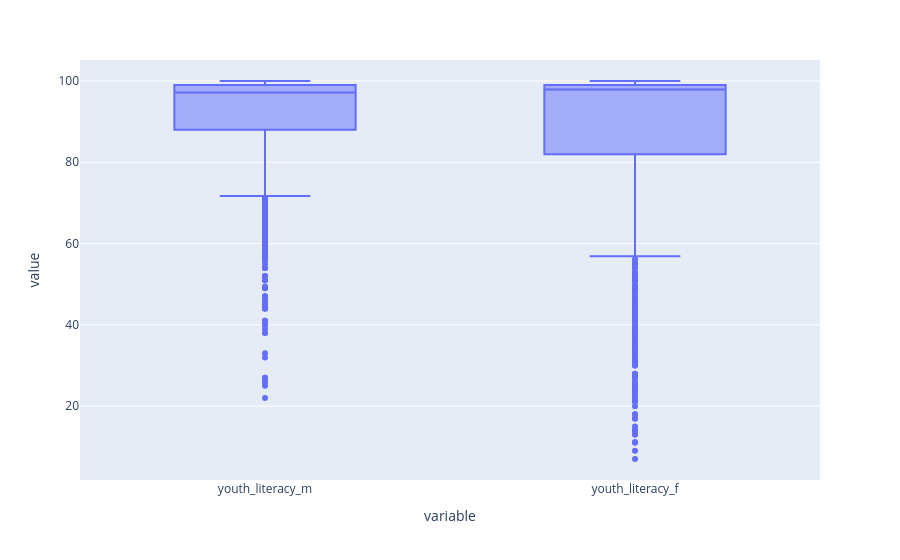

The notebook cell saved with this chart:
### Markdown cell above
## Youth Literacy Rate

### Code cell
Q1 = df_ylit[['youth_literacy_m', 'youth_literacy_f']].quantile(0.25)
Q3 = df_ylit[['youth_literacy_m', 'youth_literacy_f']].quantile(0.75)
IQR = Q3 - Q1
lower_bound = Q1 - 1.5 * IQR
upper_bound = Q3 + 1.5 * IQR
print(upper_bound, lower_bound)
fig = px.box(df_ylit, y=['youth_literacy_m', 'youth_literacy_f'])
fig.show()

### Figure 1 — Plotly figure (JSON) as saved in the notebook; plotly's stock layout.template omitted (floating-point values rounded to 4 significant figures; data arrays with more than 128 entries replaced by an {"elided": "..."} marker saying what was removed)
{"data": [{"alignmentgroup": "True", "hovertemplate": "variable=%{x}<br>value=%{y}<extra></extra>", "legendgroup": "", "marker": {"color": "#636efa"}, "name": "", "notched": false, "offsetgroup": "", "orientation": "v", "showlegend": false, "type": "box", "x": {"elided": "2422 str values"}, "x0": " ", "xaxis": "x", "y": {"elided": "2422 float values"}, "y0": " ", "yaxis": "y"}], "layout": {"boxmode": "group", "legend": {"tracegroupgap": 0}, "margin": {"t": 60}, "xaxis": {"anchor": "y", "domain": [0, 1], "title": {"text": "variable"}}, "yaxis": {"anchor": "x", "domain": [0, 1], "title": {"text": "value"}}}}
